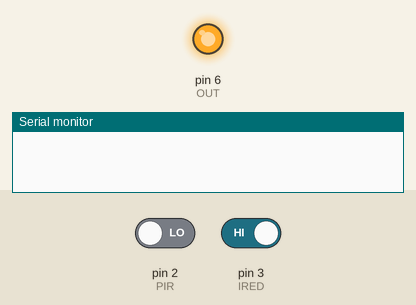
Simulated run of this sketch. Board: Arduino Uno, built with avr-gcc and run on an emulated ATmega328P. On the bench: output pins drawn as LEDs (lit = HIGH), the last lines printed to the serial monitor. The inputs (shaded band) are chosen by the test bench; at power-on: pin 2 (PIR) LOW, pin 3 (IRED) HIGH.

Above: at 1.2 s.
1.3 s: pin 2 (PIR) driven HIGH
At 2.0 s:
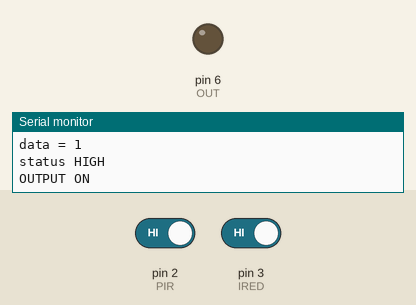
2.8 s: pin 3 (IRED) driven LOW
Timing chart, 0 to 5.8 s (numbered marks = the images above; inputs shaded):
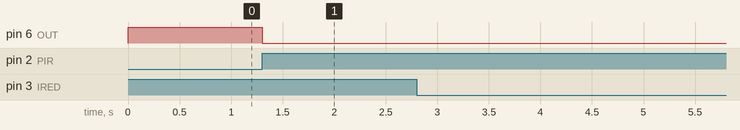

The sketch:

projekpintukampung.ino
```cpp
//A infrared, B PIR sensor ,jika  B detect maka OUT aktif, A detect OUT Nonaktif
//selanjutnya jika A detect OUT nonaktif.

int OUT = 6;
int PIR = 2;
int IRED = 3;
int data = 0; //berisi data PIR sensor
int status = LOW;

void setup() {

  pinMode(PIR, INPUT);
  pinMode(IRED, INPUT_PULLUP);
  pinMode(OUT, OUTPUT);
  attachInterrupt(digitalPinToInterrupt(3),RED,CHANGE);
  digitalWrite(OUT, HIGH);
  Serial.begin(9600);
}

void loop(){

  data = digitalRead(PIR);
  //kondisi 1
  if (data == HIGH)
  {
    if (status == LOW)
    {
        Serial.println("OUTPUT OFF");
        status = HIGH; //interlock ON PIR
        digitalWrite(OUT, LOW);
        Serial.println("kondisi B");
        Serial.print("data = ");
        Serial.println(data);
        Serial.println("status HIGH");
        Serial.println("OUTPUT ON");
        delay(500);
      }
    }

    else
    {
      if(status == HIGH)
      {
        delay(500);
        status = LOW; //interlock OFF PIR
        Serial.println("kondisi B");
        Serial.print("data = ");
        Serial.println(data);
        Serial.println("status LOW");
      }
    }

  //kondisi 2

}


void RED ()
{
   status = LOW; //interlock OFF PIR
   Serial.println("kondisi A");
   Serial.print("data = ");
   Serial.println(data);
   digitalWrite(OUT, HIGH);
   Serial.println("status LOW");
   Serial.println("OUTPUT OFF");

  }
```

Measured:
- after the input at 1.3 s, pin 6 (OUT): HIGH → LOW at once
